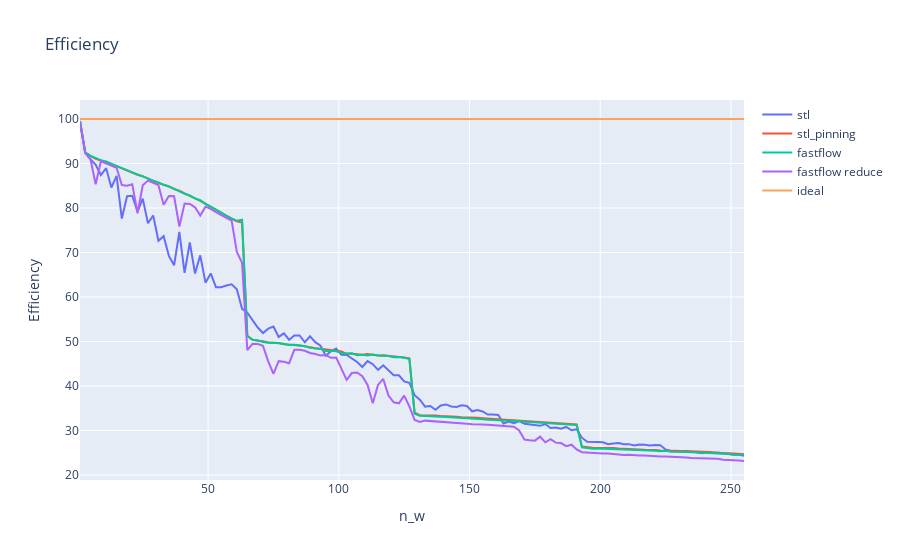

Here is the notebook cell this chart was saved with:
### Code cell
fig = go.Figure()
fig.add_trace(go.Scatter(x=df_stl['num workers'], y=df_stl['efficiency'],
                    mode='lines',
                    name='stl'))
fig.add_trace(go.Scatter(x=df_stl_pinned['num workers'], y=df_stl_pinned['efficiency'],
                    mode='lines',
                    name='stl_pinning'))
fig.add_trace(go.Scatter(x=df_fastflow['num workers'], y=df_fastflow['efficiency'],
                    mode='lines',
                    name='fastflow'))
fig.add_trace(go.Scatter(x=df_fastflow_reduce['num workers'], y=df_fastflow_reduce['efficiency'],
                    mode='lines',
                    name='fastflow reduce'))
fig.add_trace(go.Scatter(x=np.arange(1,256,2), y=np.ones((256))*100,
                    mode='lines',
                    name='ideal'))

fig.update_layout(title='Efficiency',
                   xaxis_title='n_w',
                   yaxis_title='Efficiency')

fig.show()
